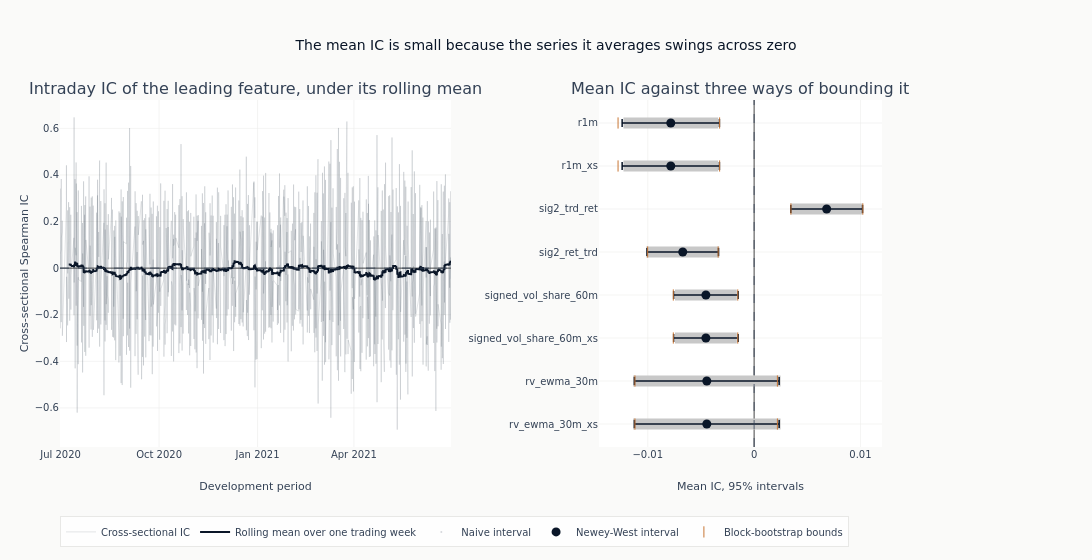

The cell this chart's notebook holds for it:
### Code cell
if leader:
    leader_series = ic_timeseries[leader].with_columns(
        pl.col("ic").rolling_mean(IC_ROLLING_WINDOW).alias("rolling")
    )
    interval_features = list(reversed(leaders))
    interval_means = [ic_uncertainty[name]["mean_ic"] for name in interval_features]
    fig = make_subplots(
        rows=1,
        cols=2,
        column_widths=[0.58, 0.42],
        subplot_titles=(
            "Intraday IC of the leading feature, under its rolling mean",
            "Mean IC against three ways of bounding it",
        ),
        horizontal_spacing=0.18,
    )
    _ = fig.add_trace(
        go.Scatter(
            x=leader_series[DATE_COL],
            y=leader_series["ic"],
            mode="lines",
            line={"color": COLORS["neutral"], "width": 0.4},
            opacity=0.35,
            name="Cross-sectional IC",
        ),
        row=1,
        col=1,
    )
    _ = fig.add_trace(
        go.Scatter(
            x=leader_series[DATE_COL],
            y=leader_series["rolling"],
            mode="lines",
            line={"color": COLORS["blue"], "width": 2},
            name="Rolling mean over one trading week",
        ),
        row=1,
        col=1,
    )
    _ = fig.add_hline(
        y=0, line={"color": COLORS["neutral"], "width": 0.8, "dash": "dash"}, row=1, col=1
    )
    _ = fig.add_trace(
        go.Scatter(
            x=interval_means,
            y=interval_features,
            mode="markers",
            marker={"color": COLORS["neutral"], "size": 1, "opacity": 0.0},
            error_x=interval_arms(interval_features, "ci_naive_lower", "ci_naive_upper")
            | {"color": GRAY_FILLS["tertiary"], "thickness": 11, "width": 0},
            name="Naive interval",
        ),
        row=1,
        col=2,
    )
    _ = fig.add_trace(
        go.Scatter(
            x=interval_means,
            y=interval_features,
            mode="markers",
            marker={"color": COLORS["blue"], "size": 9},
            error_x=interval_arms(interval_features, "ci_hac_lower", "ci_hac_upper")
            | {"color": COLORS["blue"], "thickness": 1.5},
            name="Newey-West interval",
        ),
        row=1,
        col=2,
    )
    _ = fig.add_trace(
        go.Scatter(
            x=[ic_uncertainty[name][bound] for name in interval_features for bound in BOOT_BOUNDS],
            y=[name for name in interval_features for _ in BOOT_BOUNDS],
            mode="markers",
            marker={"color": COLORS["copper"], "size": 8, "symbol": "line-ns-open"},
            name="Block-bootstrap bounds",
        ),
        row=1,
        col=2,
    )
    _ = fig.add_vline(
        x=0, line={"color": COLORS["neutral"], "width": 0.8, "dash": "dash"}, row=1, col=2
    )
    fig.update_layout(
        title="The mean IC is small because the series it averages swings across zero",
        height=560,
        width=1150,
        margin={"l": 60, "r": 210},
        legend={"orientation": "h", "y": -0.2},
    )
    fig.update_yaxes(title_text="Cross-sectional Spearman IC", row=1, col=1)
    fig.update_xaxes(title_text="Development period", row=1, col=1)
    fig.update_xaxes(title_text="Mean IC, 95% intervals", row=1, col=2)
    fig.show()

### Figure 1 — Plotly figure (JSON) as saved in the notebook; plotly's stock layout.template omitted (floating-point values rounded to 4 significant figures; data arrays with more than 128 entries replaced by an {"elided": "..."} marker saying what was removed)
{"data": [{"line": {"color": "#334155", "width": 0.4}, "mode": "lines", "name": "Cross-sectional IC", "opacity": 0.35, "type": "scatter", "x": {"elided": "5273 str values"}, "xaxis": "x", "y": {"elided": "5273 float values"}, "yaxis": "y"}, {"line": {"color": "#0a1628", "width": 2}, "mode": "lines", "name": "Rolling mean over one trading week", "type": "scatter", "x": {"elided": "5273 str values"}, "xaxis": "x", "y": {"elided": "5273 float values"}, "yaxis": "y"}, {"error_x": {"array": [0.006936, 0.006936, 0.002906, 0.002906, 0.003439, 0.003426, 0.004452, 0.004452], "arrayminus": [0.006936, 0.006936, 0.002906, 0.002906, 0.003439, 0.003426, 0.004452, 0.004452], "color": "#c8c8c8", "symmetric": false, "thickness": 11, "type": "data", "width": 0}, "marker": {"color": "#334155", "opacity": 0.0, "size": 1}, "mode": "markers", "name": "Naive interval", "type": "scatter", "x": [-0.004449, -0.004449, -0.004535, -0.004535, -0.00671, 0.006822, -0.007836, -0.007836], "xaxis": "x2", "y": ["rv_ewma_30m_xs", "rv_ewma_30m", "signed_vol_share_60m_xs", "signed_vol_share_60m", "sig2_ret_trd", "sig2_trd_ret", "r1m_xs", "r1m"], "yaxis": "y2"}, {"error_x": {"array": [0.006806, 0.006806, 0.003031, 0.003031, 0.003361, 0.003376, 0.004574, 0.004574], "arrayminus": [0.006806, 0.006806, 0.003031, 0.003031, 0.003361, 0.003376, 0.004574, 0.004574], "color": "#0a1628", "symmetric": false, "thickness": 1.5, "type": "data"}, "marker": {"color": "#0a1628", "size": 9}, "mode": "markers", "name": "Newey-West interval", "type": "scatter", "x": [-0.004449, -0.004449, -0.004535, -0.004535, -0.00671, 0.006822, -0.007836, -0.007836], "xaxis": "x2", "y": ["rv_ewma_30m_xs", "rv_ewma_30m", "signed_vol_share_60m_xs", "signed_vol_share_60m", "sig2_ret_trd", "sig2_trd_ret", "r1m_xs", "r1m"], "yaxis": "y2"}, {"marker": {"color": "#C87533", "size": 8, "symbol": "line-ns-open"}, "mode": "markers", "name": "Block-bootstrap bounds", "type": "scatter", "x": [-0.01121, 0.00219, -0.01121, 0.00219, -0.0076, -0.001538, -0.0076, -0.001538, -0.01001, -0.003383, 0.003462, 0.01022, -0.01279, -0.003244, -0.01279, -0.003244], "xaxis": "x2", "y": ["rv_ewma_30m_xs", "rv_ewma_30m_xs", "rv_ewma_30m", "rv_ewma_30m", "signed_vol_share_60m_xs", "signed_vol_share_60m_xs", "signed_vol_share_60m", "signed_vol_share_60m", "sig2_ret_trd", "sig2_ret_trd", "sig2_trd_ret", "sig2_trd_ret", "r1m_xs", "r1m_xs", "r1m", "r1m"], "yaxis": "y2"}], "layout": {"annotations": [{"font": {"size": 16}, "showarrow": false, "text": "Intraday IC of the leading feature, under its rolling mean", "x": 0.2378, "xanchor": "center", "xref": "paper", "y": 1.0, "yanchor": "bottom", "yref": "paper"}, {"font": {"size": 16}, "showarrow": false, "text": "Mean IC against three ways of bounding it", "x": 0.8278, "xanchor": "center", "xref": "paper", "y": 1.0, "yanchor": "bottom", "yref": "paper"}], "height": 560, "legend": {"orientation": "h", "y": -0.2}, "margin": {"l": 60, "r": 210}, "shapes": [{"line": {"color": "#334155", "dash": "dash", "width": 0.8}, "type": "line", "x0": 0, "x1": 1, "xref": "x domain", "y0": 0, "y1": 0, "yref": "y"}, {"line": {"color": "#334155", "dash": "dash", "width": 0.8}, "type": "line", "x0": 0, "x1": 0, "xref": "x2", "y0": 0, "y1": 1, "yref": "y2 domain"}], "title": {"text": "The mean IC is small because the series it averages swings across zero"}, "width": 1150, "xaxis": {"anchor": "y", "domain": [0.0, 0.4756], "title": {"text": "Development period"}}, "xaxis2": {"anchor": "y2", "domain": [0.6556, 1.0], "title": {"text": "Mean IC, 95% intervals"}}, "yaxis": {"anchor": "x", "domain": [0.0, 1.0], "title": {"text": "Cross-sectional Spearman IC"}}, "yaxis2": {"anchor": "x2", "domain": [0.0, 1.0]}}}
